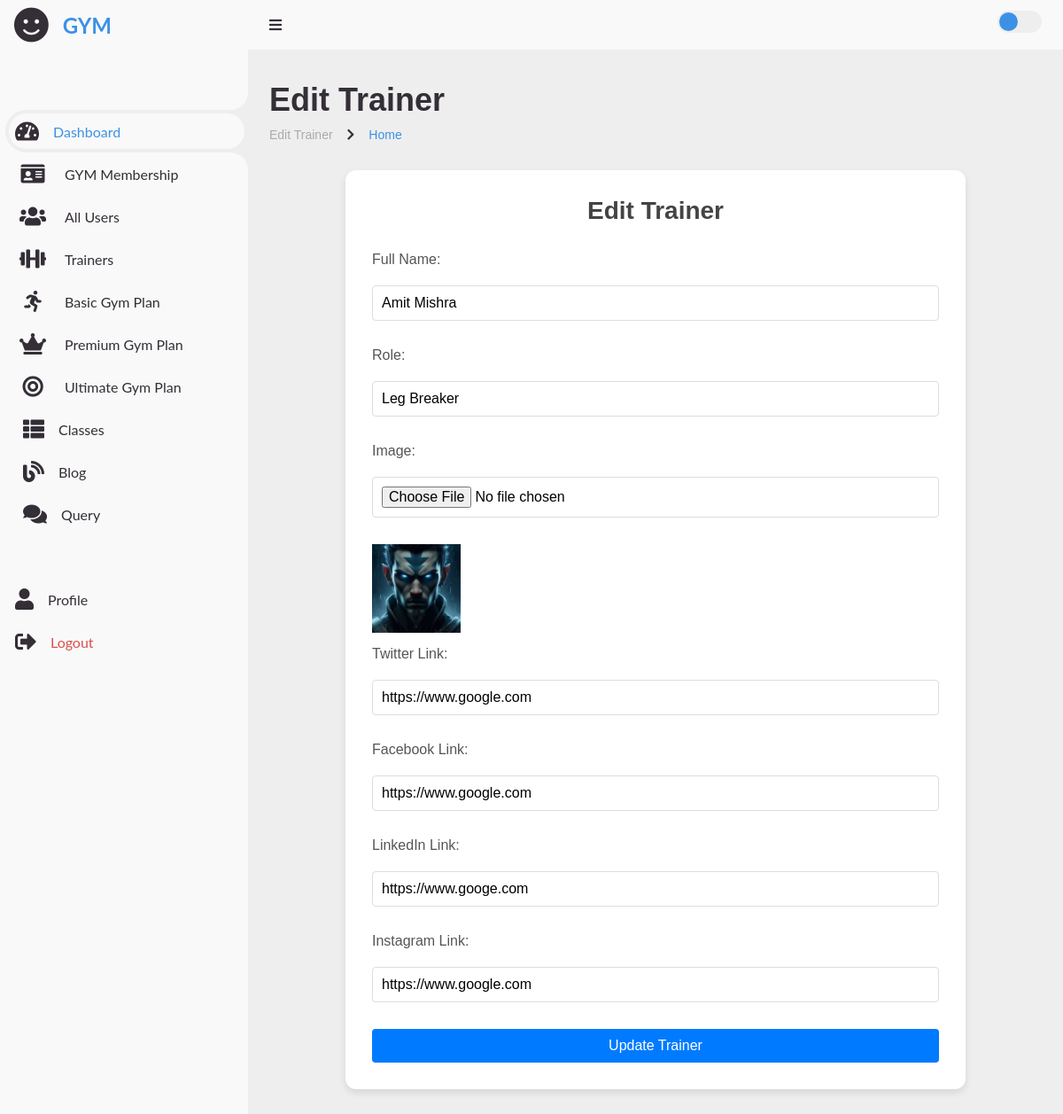
The page /admin/edit_trainer.php?id=3 (signed in) on the database its author committed.
### tables this page shows
CREATE TABLE `trainers` (
  `id` int(11) NOT NULL,
  `name` varchar(255) NOT NULL,
  `role` varchar(100) NOT NULL,
  `image` varchar(255) NOT NULL,
  `twitter_link` varchar(255) DEFAULT NULL,
  `facebook_link` varchar(255) DEFAULT NULL,
  `linkedin_link` varchar(255) DEFAULT NULL,
  `instagram_link` varchar(255) DEFAULT NULL
);

### admin/edit_trainer.php (the view, shortened to what this page needs)
<?php
include_once "../config/dbconnect.php";
if (isset($_GET['id'])) {
  $id = $_GET['id'];
  $query = "SELECT * FROM trainers WHERE id='$id'";
  $query_run = mysqli_query($conn, $query);
  $trainer = mysqli_fetch_assoc($query_run);
}
?>
<?php include './shortcuts/admin_header.php'; ?>
<main>
  <div class="head-title">
    <div class="left">
      <h1>Edit Trainer</h1>
      <ul class="breadcrumb">
        <li><a href="#">Edit Trainer</a></li>
        <li><i class='fas fa-chevron-right'></i></li>
        <li><a class="active" href="admin_home.php">Home</a></li>
      </ul>
    </div>
  </div>
  <div class="form-container " style="margin-top: 2rem;">
    <h2 class="form-title">Edit Trainer</h2>
    <form action="" method="POST" enctype="multipart/form-data" class="user-form">
      <label for="name" class="form-label">Full Name:</label>
      <input type="text" name="name" class="form-input" value="<?= $trainer['name'] ?>" required>
      <label for="role" class="form-label">Role:</label>
      <input type="text" name="role" class="form-input" value="<?= $trainer['role'] ?>" required>
      <label for="image" class="form-label">Image:</label>
      <input type="file" name="upload" class="form-input">
      <img src="upload/<?= $trainer['image'] ?>" width="100px" height="100px">
      <label for="twitter_link" class="form-label">Twitter Link:</label>
      <input type="url" name="twitter_link" class="form-input" value="<?= $trainer['twitter_link'] ?>">
      <label for="facebook_link" class="form-label">Facebook Link:</label>
      <input type="url" name="facebook_link" class="form-input" value="<?= $trainer['facebook_link'] ?>">
      <label for="linkedin_link" class="form-label">LinkedIn Link:</label>
      <input type="url" name="linkedin_link" class="form-input" value="<?= $trainer['linkedin_link'] ?>">
      <label for="instagram_link" class="form-label">Instagram Link:</label>
      <input type="url" name="instagram_link" class="form-input" value="<?= $trainer['instagram_link'] ?>">
      <button type="submit" class="form-button" name="update_trainer">Update Trainer</button>
    </form>
  </div>
</main>
</section>
</body>
</html>

### admin/css/style.css (style rules this page uses)
* { margin: 0; padding: 0; box-sizing: border-box; }
a { text-decoration: none; }
li { list-style: none; }
button { cursor: pointer; }
:root { --poppins: 'Poppins', sans-serif; --lato: 'Lato', sans-serif; --light: #F9F9F9; --blue: #3C91E6; --light-blue: #CFE8FF; --grey: #eee; --dark-grey: #AAAAAA; --dark: #342E37; --red: #DB504A; --yellow: #FFCE26; --light-yellow: #FFF2C6; --orange: #FD7238; --light-orange: #FFE0D3; }
html { overflow-x: hidden; }
body { background: var(--grey); overflow-x: hidden; }
.fas { color: var(--dark); }
.head-title h1 { font-size: 28px; margin-bottom: 20px; }
.breadcrumb { list-style: none; padding: 0; margin: 0; }
.breadcrumb li { display: inline; font-size: 14px; color: #666; }
#content main { width: 100%; padding: 36px 24px; font-family: var(--poppins); max-height: calc(100vh - 56px); overflow-y: auto; }
#content main .head-title { display: flex; align-items: center; justify-content: space-between; gap: 16px; flex-wrap: wrap; }
#content main .head-title .left h1 { font-size: 36px; font-weight: 600; margin-bottom: 10px; color: var(--dark); }
#content main .head-title .left .breadcrumb { display: flex; align-items: center; gap: 16px; }
#content main .head-title .left .breadcrumb li { color: var(--dark); }
#content main .head-title .left .breadcrumb li a { color: var(--dark-grey); pointer-events: none; }
#content main .head-title .left .breadcrumb li a.active { color: var(--blue); pointer-events: unset; }
form { display: flex; flex-direction: column; }
label { font-size: 16px; margin-bottom: 5px; color: #555; }
input[type="text"], input[type="email"], select { padding: 10px; border: 1px solid #ddd; border-radius: 4px; margin-bottom: 15px; font-size: 16px; }
button { padding: 10px 20px; border: none; border-radius: 4px; background-color: #007bff; color: #fff; font-size: 16px; cursor: pointer; transition: background-color 0.3s ease; }
.form-container { max-width: 700px; margin: 0 auto; padding: 30px; background-color: #ffffff; border-radius: 12px; box-shadow: 0 4px 8px rgba(0, 0, 0, 0.1); }
.form-title { font-size: 28px; margin-bottom: 30px; color: #444; text-align: center; }
form { display: grid; gap: 15px; }
label { font-size: 16px; color: #555; margin-bottom: 8px; }
input[type="text"], textarea, input[type="file"] { font-size: 16px; padding: 10px; border: 1px solid #ddd; border-radius: 4px; width: 100%; box-sizing: border-box; }
input[type="file"] { padding: 0; }
button[type="submit"] { background-color: #007bff; color: #fff; border: none; border-radius: 4px; padding: 12px 20px; font-size: 16px; cursor: pointer; transition: background-color 0.3s ease; }
.user-form .form-label { font-size: 16px; margin-bottom: 5px; color: #555; }
.user-form .form-input { padding: 10px; border: 1px solid #ddd; border-radius: 4px; margin-bottom: 15px; font-size: 16px; }
.user-form .form-button { padding: 10px 20px; border: none; border-radius: 4px; background-color: #007bff; color: #fff; font-size: 16px; cursor: pointer; transition: background-color 0.3s ease; }

### rows shown on the page
trainers: name "Amit Mishra", role "Leg Breaker", image (picture), twitter_link "https://www.google.com", facebook_link "https://www.google.com", linkedin_link "https://www.googe.com", instagram_link "https://www.google.com"
